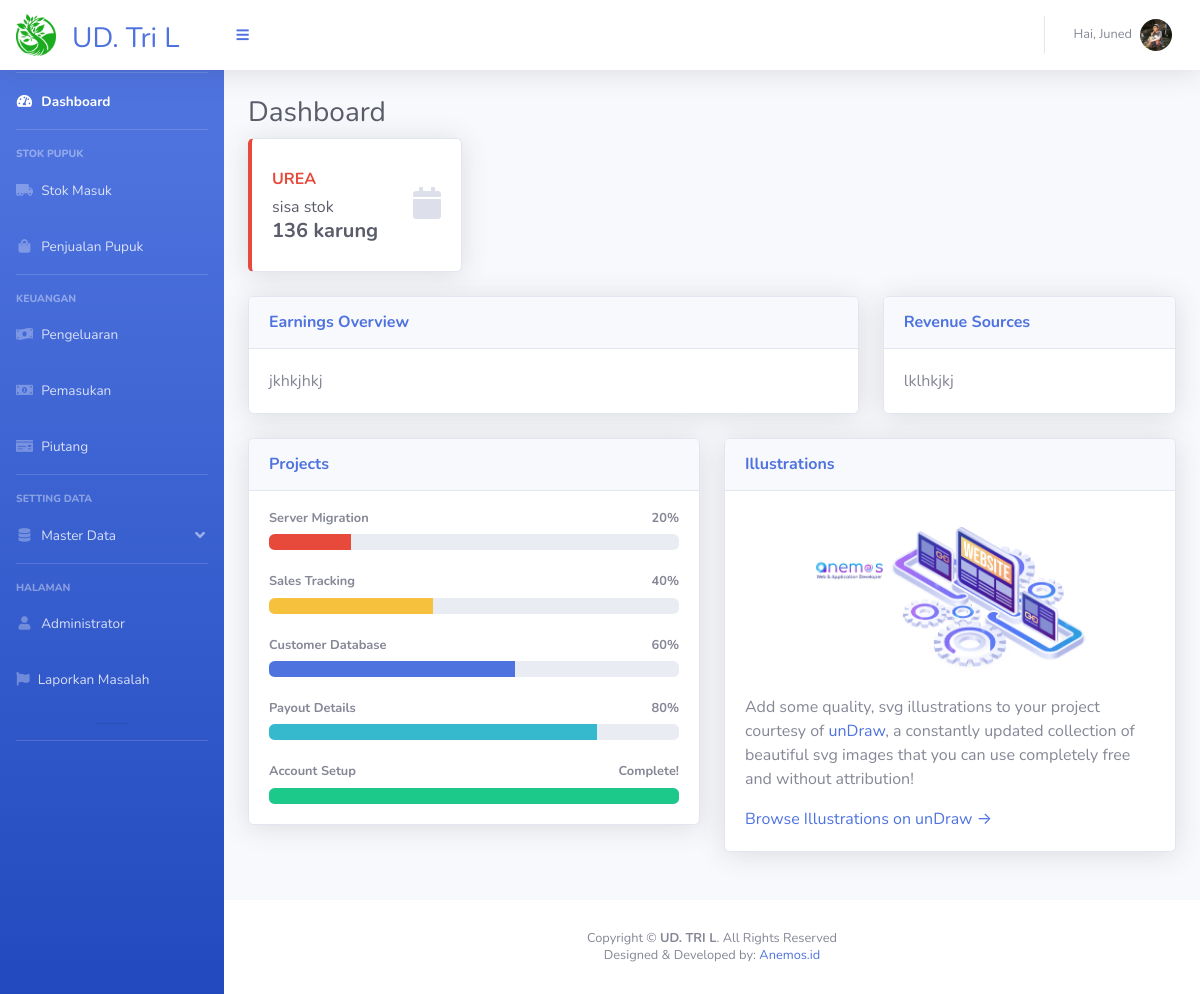
The app's page /index.php?m=1&n=1 (signed in), older data.
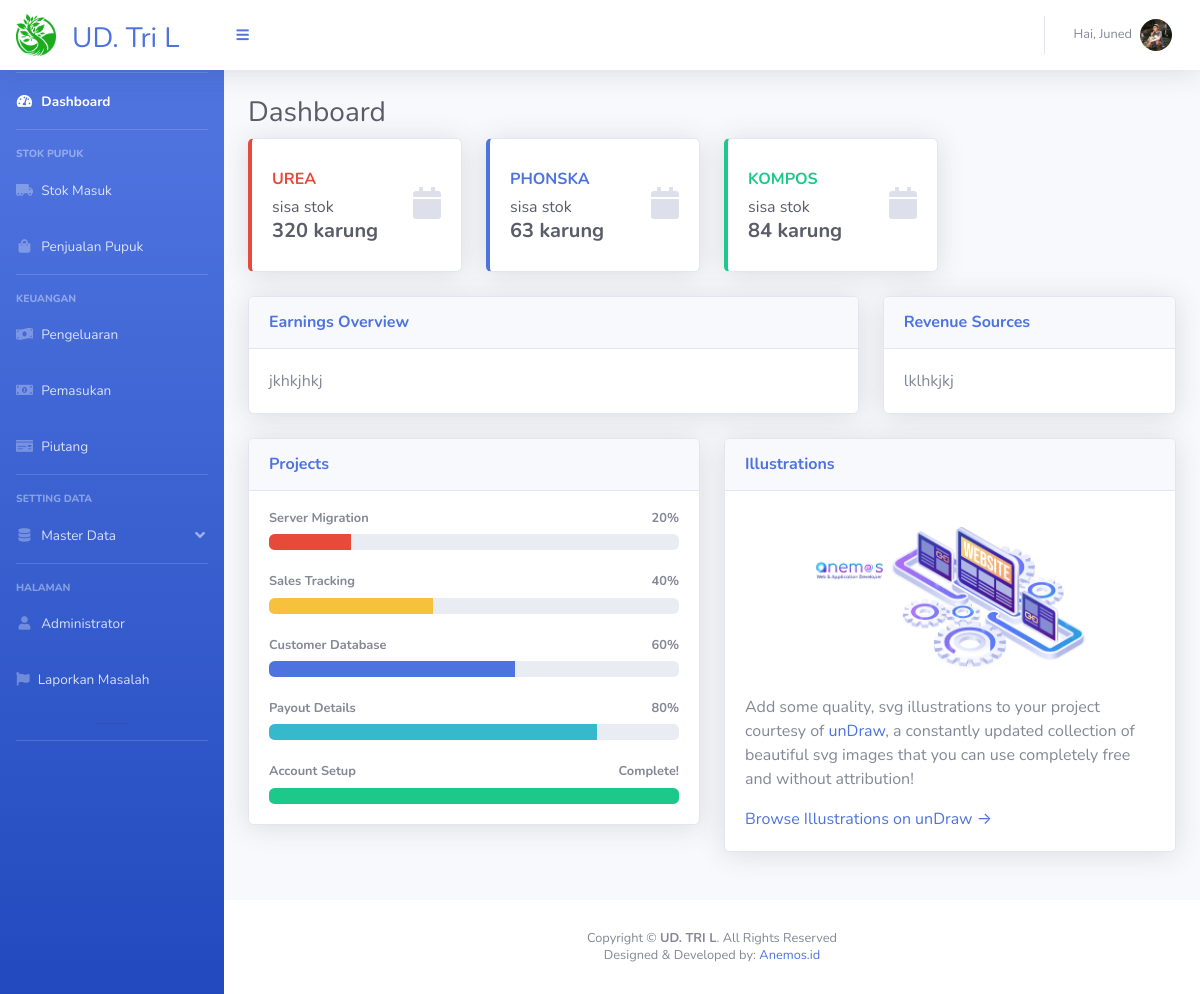
The same page, newer data.
### tables this page shows
CREATE TABLE `data_pupuk` (
  `ID_PK` int(20) NOT NULL,
  `Jenis_Pupuk` varchar(50) DEFAULT NULL,
  `Stok` int(20) DEFAULT NULL,
  `Harga` int(100) DEFAULT NULL
);

### index.php (the view, shortened to what the changed rows need)
<?php
include "connection.php";
if (isset($_SESSION['login'])) {
    ?>
<!DOCTYPE html>
<html lang="en">
<head>
    <link href="vendor/fontawesome-free/css/all.min.css" rel="stylesheet" type="text/css">
    <link href="css/sb-admin-2.min.css" rel="stylesheet">
</head>
<body id="page-top">
    <div id="wrapper">
        <div id="content-wrapper" class="d-flex flex-column ">
            <div id="content ">
                <div class="container-fluid">
                    <div class="d-sm-flex align-items-center justify-content-between mt-5">
                        <h1 class="h3 mt-5 text-gray-800">Dashboard</h1>
                    </div>
                    <div class="row">
                        <?php
function getColor()
    {
        $numcolor = rand(1, 4);
        switch ($numcolor) {
            case 1:
                $colorPick = 'primary';
                break;
            case 2:
                $colorPick = 'success';
                break;
            case 4:
                $colorPick = 'danger';
                break;
        }
        return $colorPick;
    }
    $data = mysqli_query($conn, "SELECT ID_PK FROM data_pupuk");
    foreach ($data as $key) {
        $detail = mysqli_query($conn, "SELECT * FROM data_pupuk WHERE ID_PK=" . $key['ID_PK']);
        foreach ($detail as $det) {
            $colorFix = getColor();
            echo ('<div class="col-xl-3 col-md-6 mb-4">
                                <div class="card border-left-' . $colorFix . ' shadow h-100 py-2">
                                    <div class="card-body">
                                        <div class="row no-gutters align-items-center">
                                            <div class="col mr-2">
                                                <div class="text-md font-weight-bold text-' . $colorFix . ' text-uppercase mb-1">
                                                    ' . $det['Jenis_Pupuk'] . '</div>
                                                    <div class="mb-0  text-gray-800">sisa stok </div>
                                                <div class="h5 mb-0 font-weight-bold text-gray-800">' . $det['Stok'] . ' karung</div>
                                            </div>
                                            <div class="col-auto">
                                                <i class="fas fa-calendar fa-2x text-gray-300"></i>
                                            </div>
                                        </div>
                                    </div>
                                </div>
                            </div>');
        }
    }
    ?>
                    </div>
                </div>
            </div>
        </div>
    </div>
</body>
</html>
<?php } else {
    header("Location: login.php");
    exit();
}?>

Row changes from the older to the newer data that the page shows:
changed data_pupuk "UREA": Stok "136" → "320"
added data_pupuk: Jenis_Pupuk "PHONSKA", Stok "63"
added data_pupuk: Jenis_Pupuk "KOMPOS", Stok "84"
